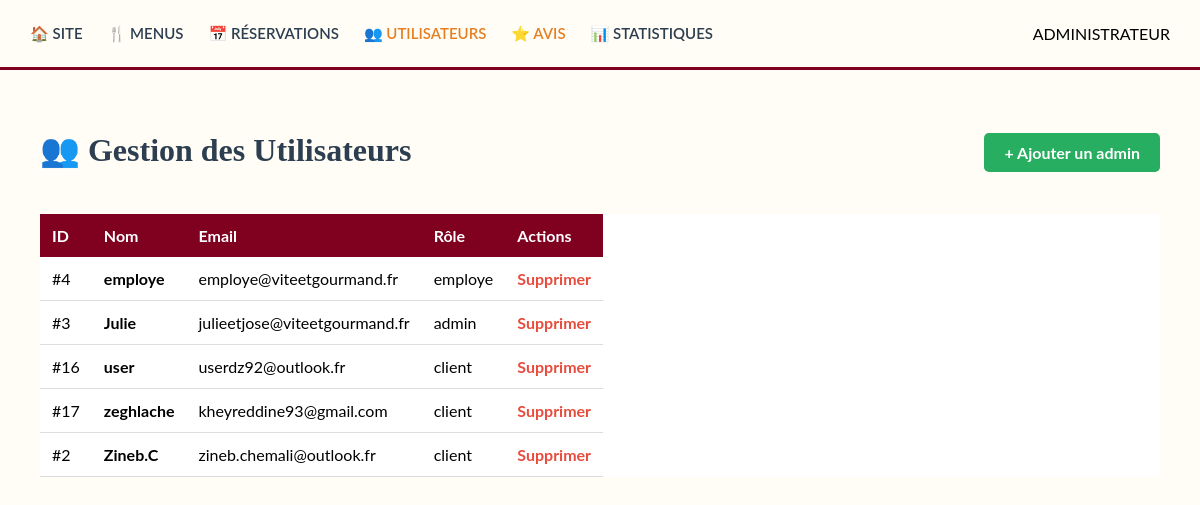
The app's page /admin-users.php (signed in) with its own data.
### tables this page shows
CREATE TABLE `utilisateurs` (
  `id` int(11) NOT NULL,
  `nom` varchar(50) NOT NULL,
  `prenom` varchar(50) NOT NULL,
  `email` varchar(100) NOT NULL,
  `telephone` varchar(20) DEFAULT NULL,
  `adresse` text DEFAULT NULL,
  `mot_de_passe` varchar(255) NOT NULL,
  `date_inscription` timestamp NOT NULL DEFAULT current_timestamp(),
  `role` varchar(20) NOT NULL DEFAULT 'client',
  `token_recup` varchar(255) DEFAULT NULL,
  `token_expire` datetime DEFAULT NULL
);

### admin-users.php (the view, shortened to what this page needs)
<?php
require_once('config.php');
$sql = "SELECT id, nom, email, role FROM utilisateurs ORDER BY nom ASC";
$result = mysqli_query($conn, $sql);
?>
<!DOCTYPE html>
<html lang="fr">
<head>
    <link rel="stylesheet" href="css/admin.css">
</head>
<body>
<nav class="navbar">
    <div class="nav-links">
        <a href="index.php">🏠 Site</a>
        <a href="admin-menus.php">🍴 Menus</a>
        <a href="admin-reservations.php">📅 Réservations</a>
        <a href="admin-users.php" class="active">👥 Utilisateurs</a>
        <a href="admin-avis.php" class="active">⭐ Avis</a>
        <a href="admin-stats.php">📊 Statistiques</a>
    </div>
    <div class="nav-admin-info">
        ADMINISTRATEUR
    </div>
</nav>
<div class="container">
    <div style="display: flex; justify-content: space-between; align-items: center;">
        <h1>👥 Gestion des Utilisateurs</h1>
        <a href="ajouter-utilisateur.php" style="background: #27ae60; color: white; padding: 10px 20px; border-radius: 5px; text-decoration: none; font-weight: bold;">+ Ajouter un admin</a>
    </div>
    <table class="admin-table">
        <thead>
            <tr>
                <th>ID</th>
                <th>Nom</th>
                <th>Email</th>
                <th>Rôle</th>
                <th>Actions</th>
            </tr>
        </thead>
        <tbody>
            <?php while($user = mysqli_fetch_assoc($result)): ?>
            <tr>
                <td>#<?php echo $user['id']; ?></td>
                <td><strong><?php echo htmlspecialchars($user['nom']); ?></strong></td>
                <td><?php echo htmlspecialchars($user['email']); ?></td>
                <td><?php echo htmlspecialchars($user['role']); ?></td>
                <td>
                    <a href="supprimer-utilisateur.php?id=<?php echo $user['id']; ?>"
                       style="color: #e74c3c; text-decoration: none; font-weight: bold;"
                       onclick="return confirm('Supprimer cet utilisateur ?')">Supprimer</a>
                </td>
            </tr>
            <?php endwhile; ?>
        </tbody>
    </table>
</div>
</body>
</html>

### css/admin.css (style rules this page uses)
body { font-family: 'Lato', sans-serif; background-color: #FFFDF5; margin: 0; padding: 0; }
.navbar { background-color: #FFFDF5; height: 70px; display: flex; justify-content: space-between; align-items: center; padding: 0 30px; border-bottom: 3px solid #800020; box-sizing: border-box; }
.nav-links { display: flex; gap: 25px; }
.nav-links a { color: #2C3E50; text-decoration: none; font-weight: 600; font-size: 15px; text-transform: uppercase; transition: 0.3s; }
.nav-links a:hover, .nav-links a.active { color: #E67E22; }
.container { padding: 40px; max-width: 1200px; margin: 0 auto; }
.admin-table { width: 100%; border-collapse: collapse; background: white; margin-top: 20px; }
.admin-table th { background: #800020; color: white; padding: 12px; text-align: left; }
.admin-table td { padding: 12px; border-bottom: 1px solid #ddd; }
h1 { color: #2c3e50; margin-bottom: 25px; text-align: center; font-family: 'Playfair Display', serif; }
.admin-table { display: block; overflow-x: auto; white-space: nowrap; }

### records on screen
utilisateurs: id "4", nom "employe", email "employe@viteetgourmand.fr", role "employe"
utilisateurs: id "3", nom "Julie", email "julieetjose@viteetgourmand.fr", role "admin"
utilisateurs: id "16", nom "user", email "userdz92@outlook.fr", role "client"
utilisateurs: id "17", nom "zeghlache", email "kheyreddine93@gmail.com", role "client"
utilisateurs: id "2", nom "Zineb.C", email "zineb.chemali@outlook.fr", role "client"
